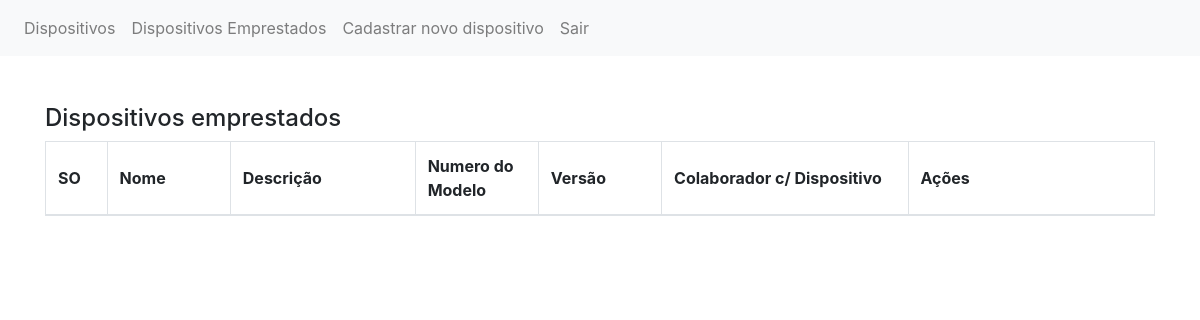
The app's page /dispositivos_emprestados/ (signed in), older data.
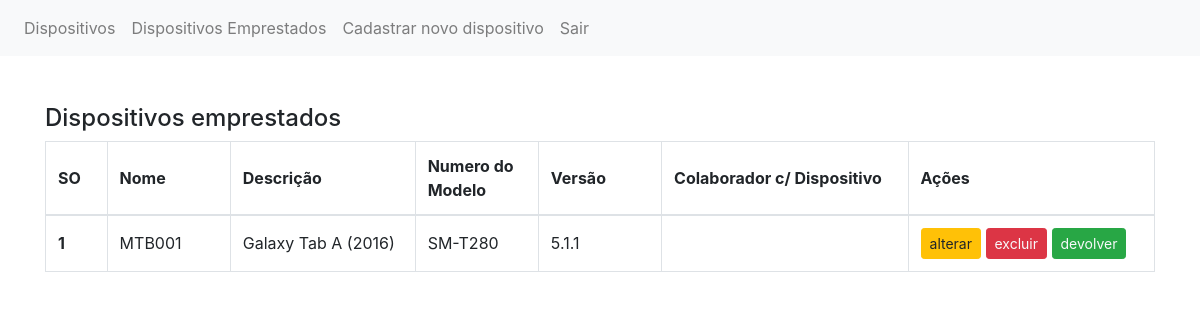
The same page, newer data.
### dispositivosmercos/models.py (models this page shows)
class Dispositivos(models.Model):
    os = models.IntegerField(default=False, null=False)
    nome = models.CharField(max_length=30)
    descricao = models.CharField(max_length=30)
    numeromodelo = models.CharField(max_length=30, default='NULL')
    versao = models.CharField(max_length=10)
    disponivel = models.BooleanField(default=True)
    excluido = models.BooleanField(default=False)
    ultima_alteracao = models.DateTimeField(null=True)

### dispositivosmercos/views.py (the view)
# urls.py: path('dispositivos_emprestados/', ListarDispositivosEmprestados.as_view(), name='listar_dispositivos_emprestados'),
class ListarDispositivosEmprestados(LoginRequiredMixin, View):
    def get(self, request):
        usuario_logado_id = request.user.id
        colaborador_logado = Colaborador.objects.get(user_id=usuario_logado_id)
        dispositivos = busca_dispositivos_nao_excluidos()
        return render(request, 'listar_dispositivos_emprestados.html', {'dispositivos': dispositivos, 'colaborador_logado': colaborador_logado})

### dispositivosmercos/gateway.py (called while the page is built)
def busca_dispositivos_nao_excluidos():
    return Dispositivos.objects.filter(excluido=False)

### templates/listar_dispositivos_emprestados.html (shortened to what this page needs)
<!DOCTYPE html>
<html lang="en">
<head>
    <link rel="stylesheet" href="https://stackpath.bootstrapcdn.com/bootstrap/4.3.1/css/bootstrap.min.css">
</head>
<body>
<nav class="navbar navbar-expand-lg navbar-light bg-light">
  <div class="collapse navbar-collapse" id="navbarNavAltMarkup">
    <div class="navbar-nav">
      <a class="nav-item nav-link" href="{% url 'listar_dispositivos' %}">Dispositivos</a>
      <a class="nav-item nav-link" href="{% url 'listar_dispositivos_emprestados' %}">Dispositivos Emprestados</a>
          {% if colaborador_logado.admin %}
      <a class="nav-item nav-link" href="{% url 'cadastrar_dispositivo' %}">Cadastrar novo dispositivo</a>
        {% endif %}
      <a class="nav-item nav-link" href="{% url 'logout' %}">Sair</a>
    </div>
  </div>
</nav>
<br><br>
<div class="container">
<h4> Dispositivos emprestados</h4>
    <table class="table table-bordered table-hover">
      <thead>
        <tr>
          <th width="5%" scope="col" class="align-middle">SO</th>
          <th width="10%" scope="col" class="align-middle">Nome</th>
          <th width="15%" scope="col" class="align-middle">Descrição</th>
          <th width="10%" scope="col" class="align-middle">Numero do Modelo</th>
          <th width="10%" scope="col" class="align-middle">Versão</th>
          <th width="20%" scope="col" class="align-middle">Colaborador c/ Dispositivo</th>
          <th width="20%" scope="col" class="align-middle">Ações</th>
        </tr>
      </thead>
      <tbody>
        {% for dispositivo in dispositivos %}
            {% if dispositivo.disponivel == False %}
            <tr>
              <th scope="row"  class="align-middle" >{{ dispositivo.os }}</th>
              <td  class="align-middle">{{ dispositivo.nome }}</td>
              <td  class="align-middle">{{ dispositivo.descricao }}</td>
              <td  class="align-middle">{{ dispositivo.numeromodelo }}</td>
              <td  class="align-middle">{{ dispositivo.versao }}</td>
              <td  class="align-middle">{{ dispositivocolaborador.colaborador_id }}</td>
            <td  class="align-middle">
                {% if colaborador_logado.admin %}
                <a class="btn btn-sm btn-warning" href="{% url 'alterar_dispositivo' dispositivo.id %}">alterar</a>
                <a class="btn btn-sm btn-danger text-light" data-toggle="modal" data-target="#excluir"> excluir </a>
                 {% endif %}
                <a class="btn btn-sm btn-success text-light" data-toggle="modal" data-target="#devolver"> devolver </a>
            </td>
            </tr>
            {% endif %}
        {% endfor %}
      </tbody>
    </table>
</div>
</body>
</html>

Row changes from the older to the newer data that the page shows:
now on this page (row edited): Dispositivos: os "1", nome "MTB001", descricao "Galaxy Tab A (2016)", numeromodelo "SM-T280", versao "5.1.1"
